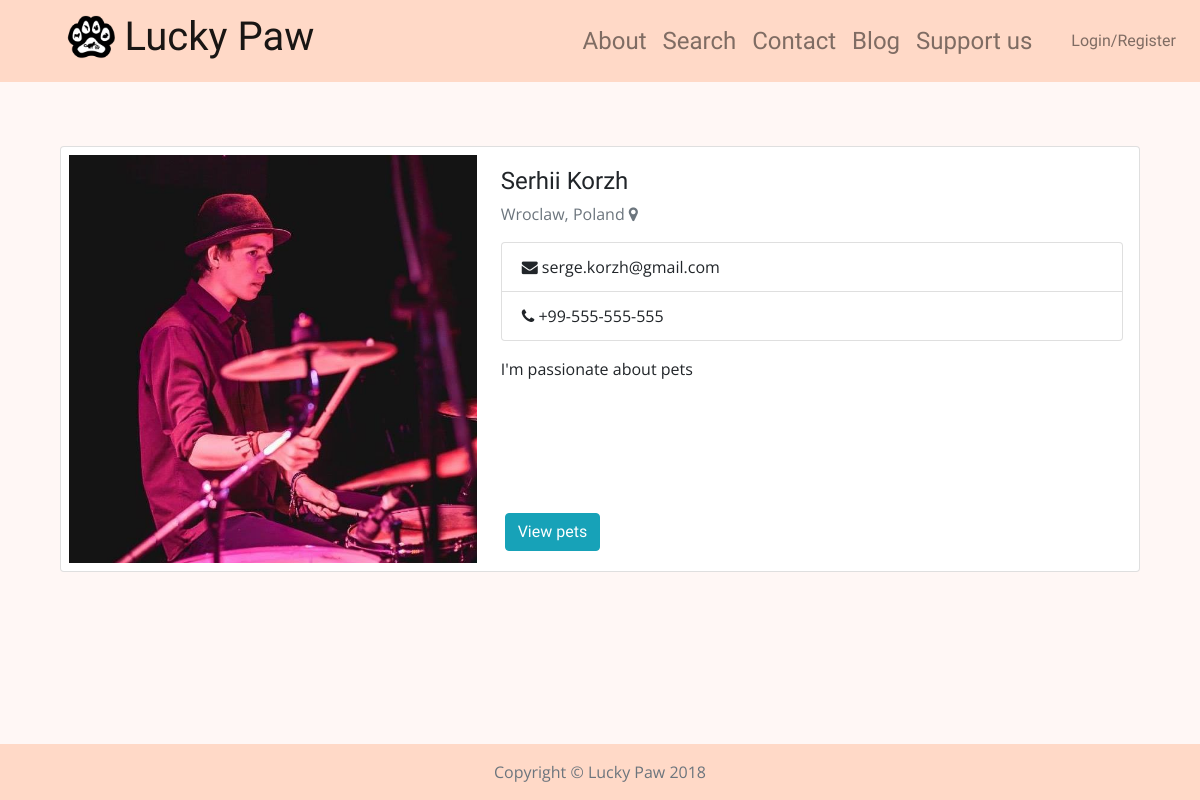
Page /user/serge/ on the committed database.
### app/models.py (models this page shows, shortened)
class Supervisor(models.Model):
    user = models.OneToOneField(User, related_name='user', on_delete=models.CASCADE)
    city = models.CharField(max_length=50, default='', blank=True)
    country = models.CharField(max_length=50, default='', blank=True)
    telephone = models.CharField(max_length=50, default='', blank=True)
    photo = models.ImageField(upload_to=user_directory_path, default='users/user_default_image.jpg')
    description = models.CharField(max_length=2000, default='', blank=True)

### app/views.py (the view)
# urls.py: path('user/<username>/', views.user_profile, name='user_profile'),
def user_profile(request, username):
    user = User.objects.get(username=username)
    supervisor = get_object_or_404(models.Supervisor, user=user)
    pets = models.Pet.objects.filter(supervisor__user=user, adopted=False)
    return render(request, 'app/user_profile.html', {'supervisor': supervisor, 'user': user, 'pets': pets})

### app/models.py (called while the page is built)
    @property
    def photo(self):
        photos = self.photos
        return photos[0] if (len(photos) > 0) else self.default_photo

    @property
    def default_photo(self):
        return { 'name': 'default-pet-photo', 'url': settings.MEDIA_URL + Photo._meta.get_field('image').default }

    @property
    def photos(self):
        return [photo.image for photo in Photo.objects.filter(pet=self)]

### app/templates/app/user_profile.html (shortened to what this page needs)
{% extends 'app/base.html' %}
{% load staticfiles %}
{% block content %}
<div class="container py-3">
  <div class="card">
    <div class="d-md-flex flex-row">
      <div class="w-md-50">
          <img class="card-img-top p-2" src="{{ supervisor.photo.url }}" alt="" class="img-rounded img-responsive" />
      </div>
        <div class="w-100">
          <div class="card-body px-3">
            <h4 class="card-title">{{ user.get_full_name }}</h4>
            <p class="card-subtitle text-muted">{{ supervisor.city }}, {{ supervisor.country }} <i class="fa fa-map-marker"></i></p>
                <ul class="list-group">
                    <li class="list-group-item"><i class="fa fa-envelope"></i> {{ user.email }}</li>
                    <li class="list-group-item"><i class="fa fa-phone"></i> {{ supervisor.telephone }}</li>
                </ul>
            <p class="card-text">{{ supervisor.description }}</p>
          </div>
          <div class="card-body push-bottom pb-1 mb-3">
            <a id="petsCollapseButton" class="btn btn-info d-inline-block" data-toggle="collapse" href="#petsCollapse" role="button" aria-expanded="false" aria-controls="petsCollapse">
              View pets
            </a>
          </div>
        </div>
      </div>
    </div>
  </div>
{% endblock %}

### app/static/css/base.css (style rules this page uses)
h1, h2, h3, h4, h5, h6, a, button { font-family: 'Handlee', cursive; }
body { background-color: #fff7f5; font-family: 'Open Sans', sans-serif; }
html { position: relative; min-height: 100%; }

### rows in the picture
Supervisor: photo (picture), city "Wroclaw", country "Poland", telephone "+99-555-555-555", description "I'm passionate about pets"

### other values in the picture
{{ user.get_full_name }} "Serhii Korzh"
{{ user.email }} "serge.korzh@gmail.com"
